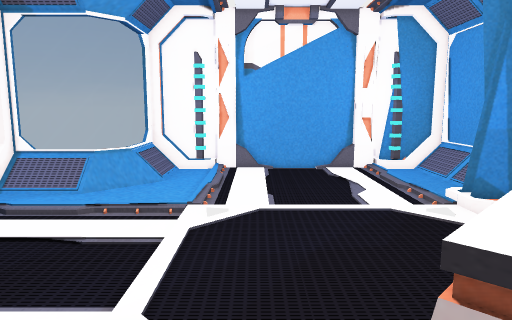
[1] (above)

22 first-person views from a walk through a 3-D level made in the Unity game engine. The camera is 1.4 m above the floor, tilts 8° down and sees 70° across. The floor is counted in squares, 0.45 m on a side. Each view is taken from the middle of a square. On the plan, view 1 faces up. The plan holds only what a view shows up to about 20 squares ahead; the rest is blank. The place goes on beyond the plan. The player is left out. Some surface patterns are stand-ins.

[2]
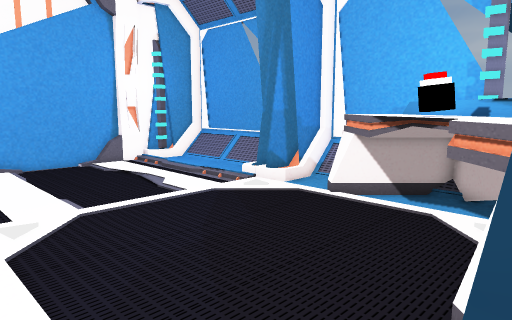

[3]
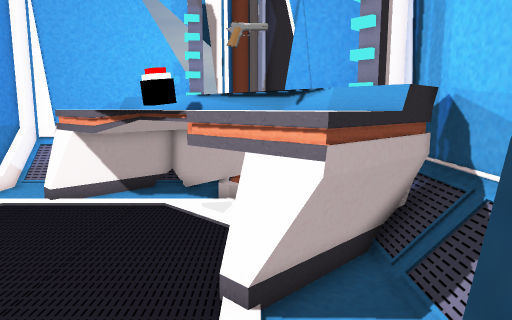

[4]
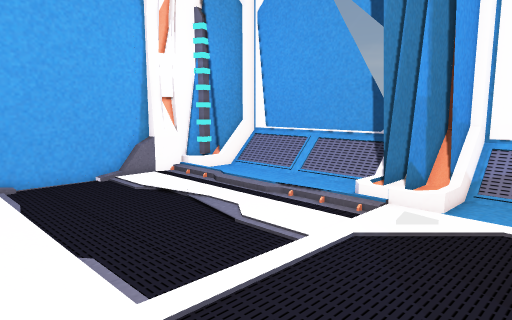

[5]
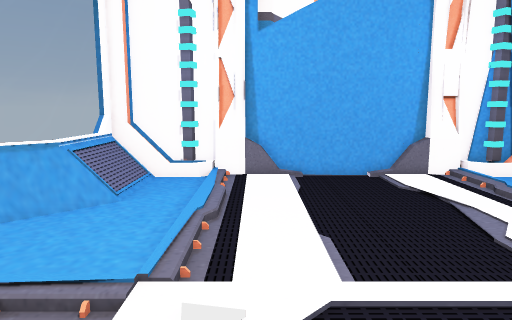

[6]
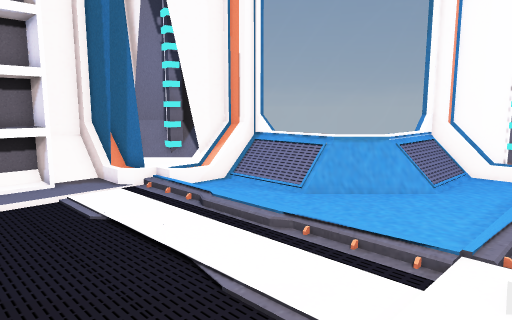

[7]
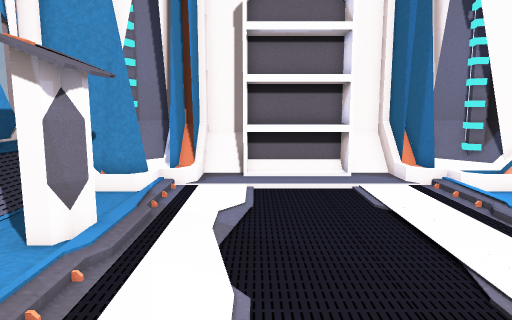

[8]
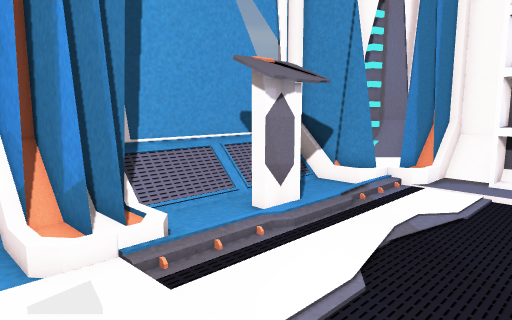

[9]
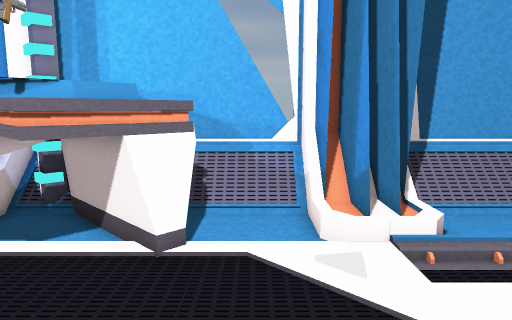

[10]
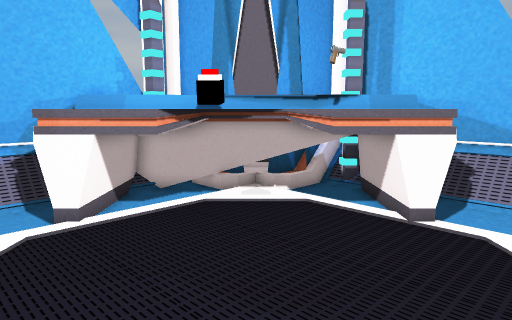

[11]
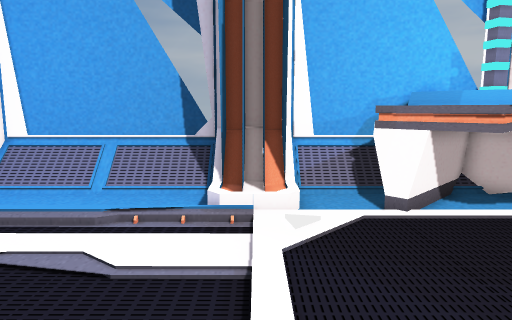

[12]
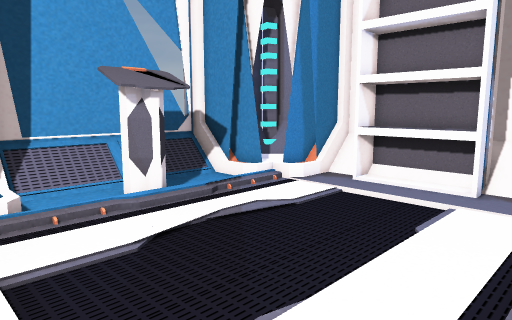

[13]
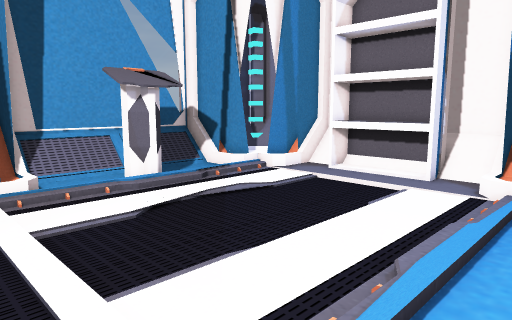

[14]
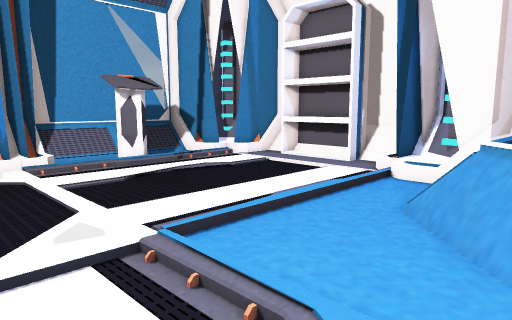

[15]
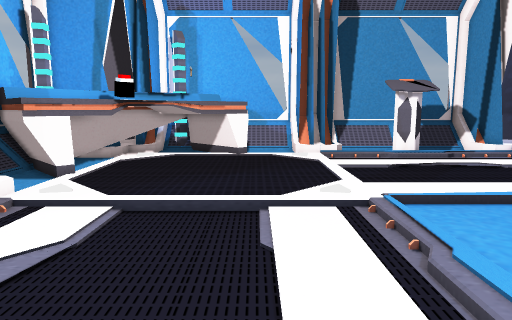

[16]
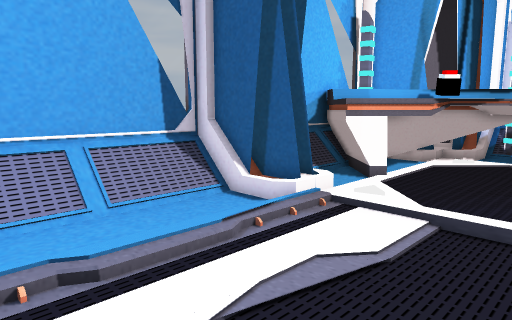

[17]
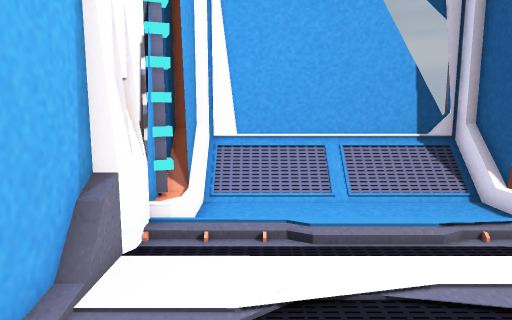

[18]
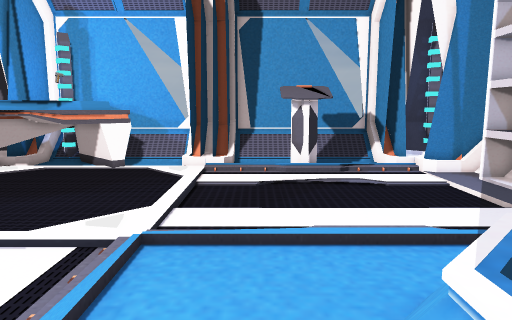

[19]
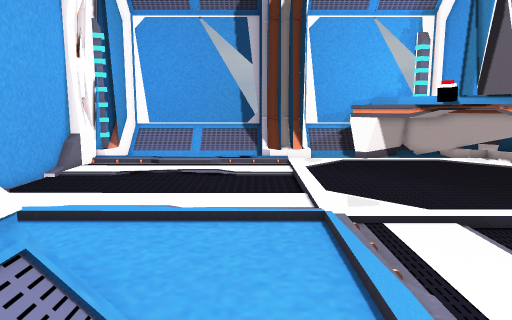

[20]
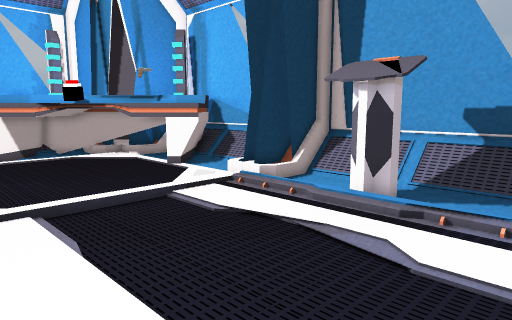

[21]
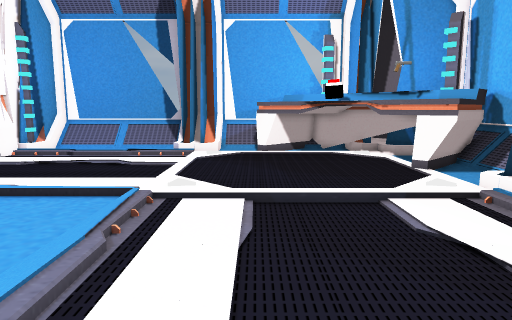

[22]
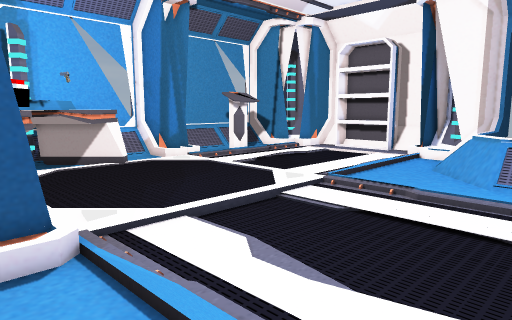

### Floor plan
Key: @ floor where view 1 was taken; # wall or solid block; . main floor; : floor 0.25 m higher than the main floor; - floor 0.25 m lower than the main floor; / step, stairs or slope; = window, fence, low wall or low ledge; S shelf; C console; O other object.
Columns run from 20 left of view 1 to 14 right of it. Each row starts with its distance up from view 1.
 29                    OOOO
 28              #####OOOOOOOOOOO####
 27             ##////...-----.../:####
 26             =//../...-----.../..//#
 25             =//../...-----.../..//=
 24             =//..//..-----..//..//=
 23             =//..//..-----..//..//=
 22            #=//..//..------.//..//=
 21       #======....//..------.//..//=
 20      ##////##....//..------.//..//=
 19     ##=/////...../...-----.../..//=
 18     ##/........../...-----.../..=##
 17    ##:/..........//..-----..//:###
 16   ###/////////////.../////.../###
 15 ####O..../////../............//####
 14 #O/.............................//#
 13 #O/.............................//=
 12 #SSS.------------/............OO//=
 11   SS.------------/...........OOOO/=
 10   SS.------------/..........OOOOOO=
  9   SS.------------/..........OOOOOO#
  8   SS.------------/.........OOOOOO =
  7 #O S.....---...............OOOOOO#=
  6 #O/.....................OOOOOOOO###
  5 ####O..../////../......OOOOOOOO ##
  4   ###/////CCC//////...OO  OOOO# ##
  3    ###:...CCC...:#/...OOOOOOO####
  2     ###.........###...OOOOOO###
  1      ##////////=###////OOO####
  0       #////////## #/@///OO###
 -1       #========#  #========#

Positions as (right, up) in squares from view 1, and headings:
1: (0, 0), facing up
2: (-4, 3), facing up-right
3: (-4, 4), facing right
4: (-2, 11), facing up-right
5: (-1, 10), facing up
6: (-1, 8), facing up-left
7: (0, 8), facing left
8: (0, 11), facing down-left
9: (0, 12), facing down
10: (-2, 15), facing down-right
11: (-2, 16), facing right
12: (-2, 16), facing down-left
13: (-1, 18), facing down-left
14: (1, 23), facing down-left
15: (1, 27), facing down
16: (2, 26), facing down-right
17: (0, 25), facing right
18: (-6, 25), facing down
19: (-13, 18), facing right
20: (-15, 15), facing down-right
21: (-15, 12), facing right
22: (12, 26), facing down-left
